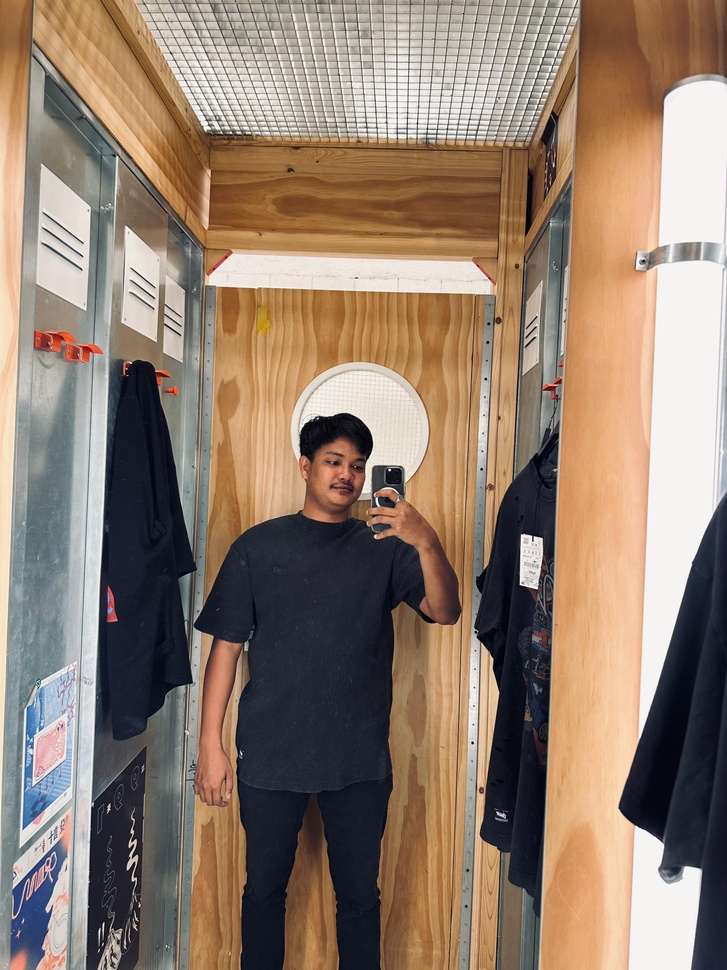
#> input picture myself.jpg, 727 x 970 px, shrunk from 3024 x 4032 before the run
$ jupyter execute PA-PC_202231126_ANANDABATARAPUTRA_B.ipynb
#> lines starting #> are read from the running program, lines starting #| are printed output that depends on the picture
[cell 1]
import cv2
import numpy as np
import matplotlib.pyplot as plt

[cell 2]
image = cv2.imread('myself.jpg')
#> image is the input picture: shape (970, 727, 3); mean B, G, R 110.9, 126.4, 145.8

[cell 3]
image.shape
#> Out = (970, 727, 3)

[cell 4]
(baris,kolom) = image.shape[:2]
#> baris = 970; kolom = 727

[cell 5]
gray_image = cv2.cvtColor(image, cv2.COLOR_BGR2RGB)

Citra AslI

[cell 6]
plt.imshow(cv2.cvtColor(image, cv2.COLOR_BGR2RGB))
plt.axis('on')
plt.show()

Median Filtering

[cell 7]
image_rgb = cv2.cvtColor(image, cv2.COLOR_BGR2RGB)

[cell 8]
m, n, _ = image_rgb.shape
#> m = 970; n = 727

[cell 9]
median_filtered = np.zeros_like(image_rgb)

[cell 10]
for i in range(3):
    median_filtered[:, :, i] = cv2.medianBlur(image_rgb[:, :, i], 3)

[cell 11]
fig, axis = plt.subplots(1, 2, figsize=(12, 6))
ax = axis.ravel()

ax[0].imshow(image_rgb)
ax[0].set_title('Original Image')
ax[0].axis('on')

ax[1].imshow(median_filtered)
ax[1].set_title('After Median Filtered Image')
ax[1].axis('on')

plt.show()
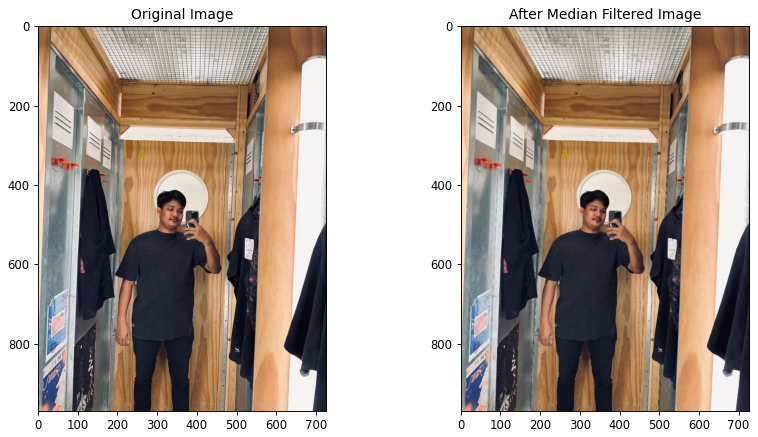
#> figure drawn by matplotlib, 2 panels

Mean Filtering

[cell 12]
citra = cv2.imread("myself.jpg")
citra = cv2.cvtColor(citra, cv2.COLOR_BGR2GRAY)
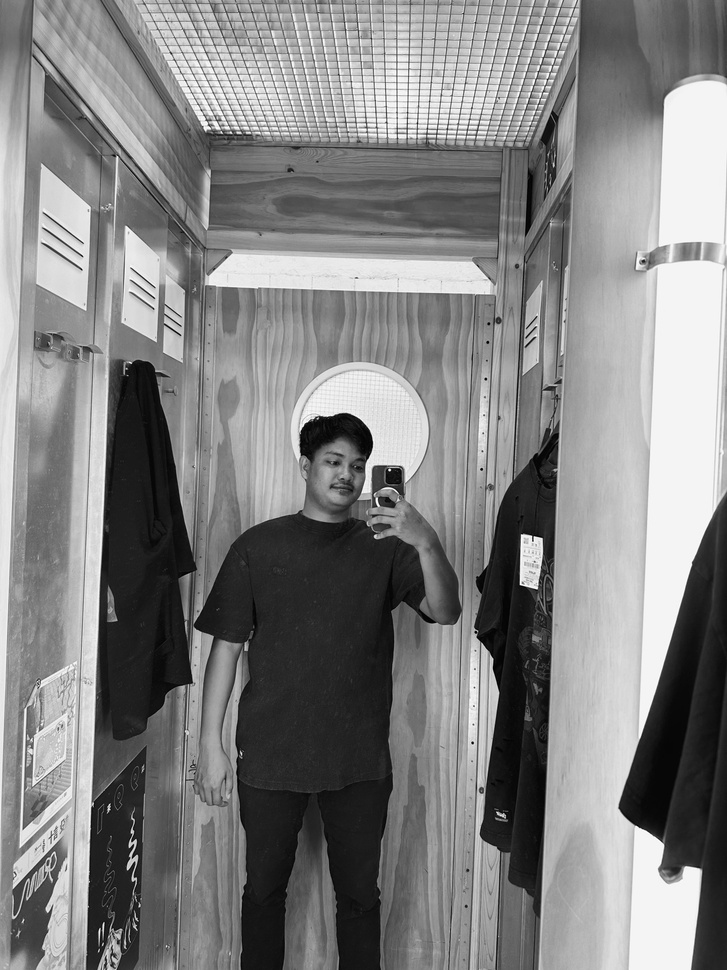
#> citra: shape (970, 727); min 0, max 255, mean 130.5

[cell 13]
copyCitra1 = citra.copy().astype(float)

m1, n1 = copyCitra1.shape
#> m1 = 970; n1 = 727
output1 = np.empty([m1, n1])

print("Shape copy Citra 1 : ", copyCitra1.shape)
#| Shape copy Citra 1 :  (970, 727)
print("Shape copy Citra 1 : ", output1.shape)
#| Shape copy Citra 1 :  (970, 727)

print('m1 : ', m1)
#| m1 :  970
print('n1 : ', n1)
#| n1 :  727
print()

[cell 14]
image_gray = cv2.cvtColor(image, cv2.COLOR_RGB2GRAY)
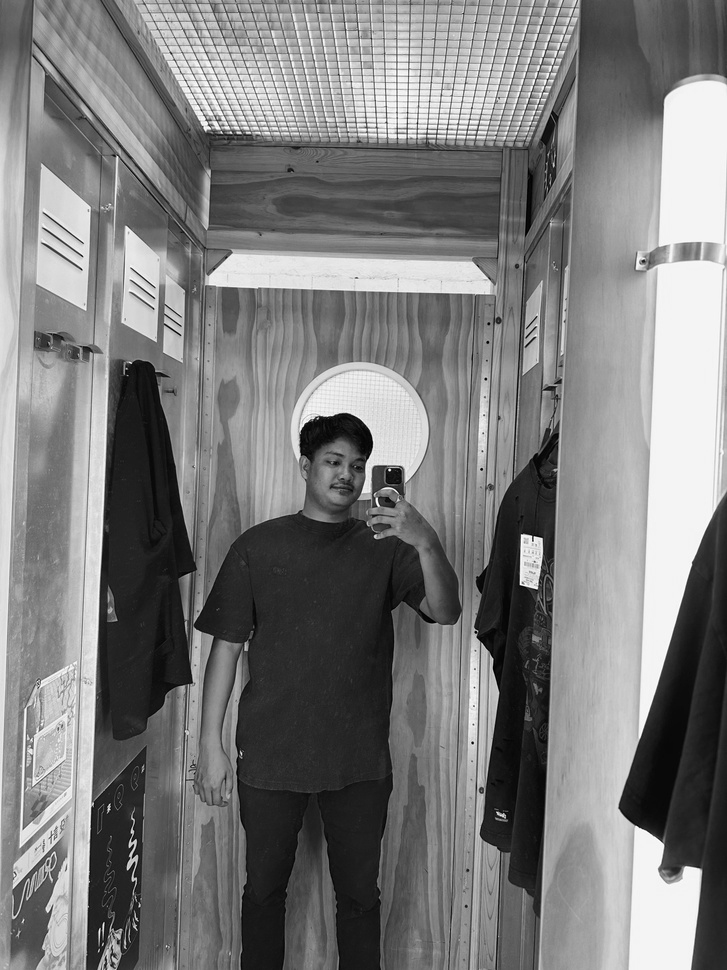
#> image_gray: shape (970, 727); min 0, max 255, mean 124

[cell 15]
for baris in range(0, m1-1):
    for kolom in range (0,n1-1):
        a1 = baris
        b1 = kolom
        jumlah = copyCitra1[a1-1,b1-1] + copyCitra1[a1-1,b1] + copyCitra1[a1-1,b1+1] +\
        copyCitra1[a1+1,b1-1] + copyCitra1[a1,b1] + copyCitra1[a1,b1+1] +\
        copyCitra1[a1+1,b1-1] + copyCitra1[a1+1,b1] + copyCitra1[a1+1,b1+1]
        output1[a1, b1] = 1/9*jumlah

[cell 16]
fig, axis = plt.subplots(1,2, figsize=(10,10))
ax = axis.ravel()

ax[0].imshow(image_gray, cmap='gray')
ax[0].set_title('Citra Asli')

ax[1].imshow(citra, cmap='gray')
ax[1].set_title('Mean Filtered')
plt.show()
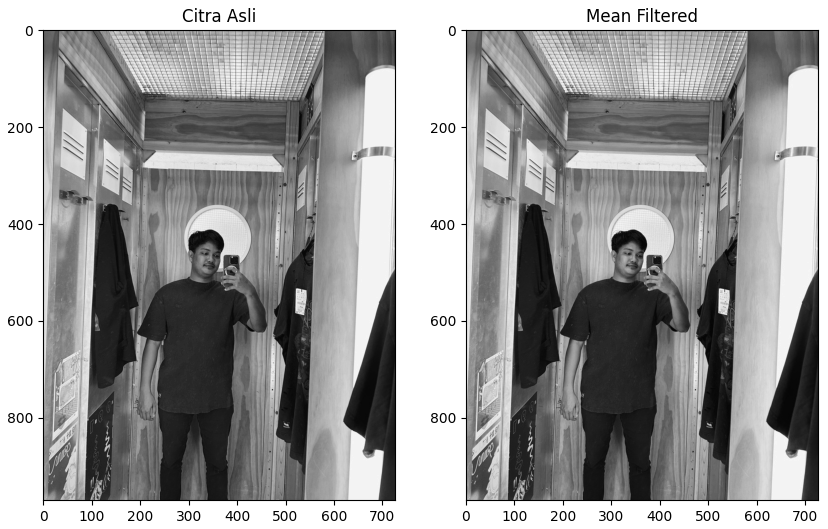
#> figure drawn by matplotlib, 2 panels

Menampilkan Images

[cell 17]
fig, axs = plt.subplots(2, 2, figsize=(10, 10))

axs[0, 0].imshow(image_rgb)
axs[0, 0].set_title("Citra Asli")
axs[0, 0].axis('on')

axs[0, 1].imshow(median_filtered)
axs[0, 1].set_title("After Median Filter")
axs[0, 1].axis('on')

axs[1, 0].imshow(image_gray, cmap='gray')
axs[1, 0].set_title("Original Image")
axs[1, 0].axis('on')

axs[1, 1].imshow(citra, cmap='gray')
axs[1, 1].set_title("Mean Filtered Image")
axs[1, 1].axis('on')

plt.show()

$ run again, with loc.jpg copied over myself.jpg
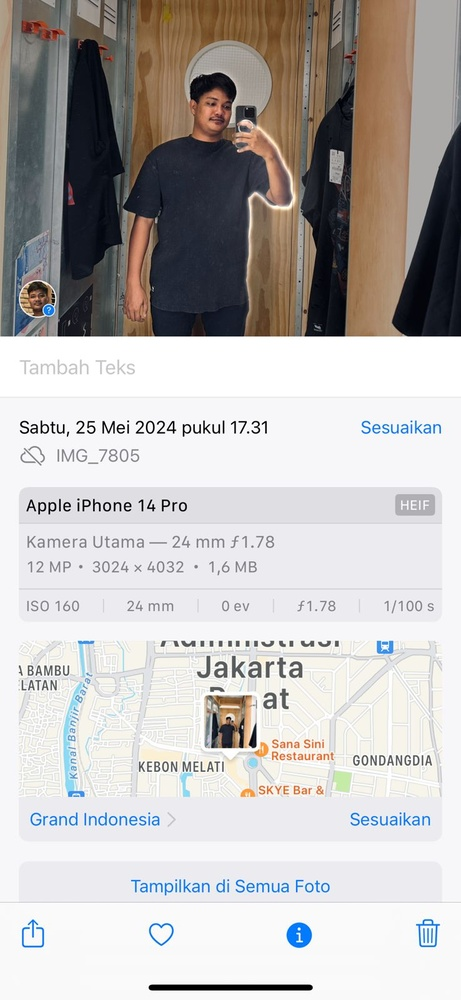
#> input picture loc.jpg, 461 x 1000 px, shrunk from 738 x 1600 before the run
#> image is the input picture: shape (1000, 461, 3); mean B, G, R 184, 185.6, 189.1
#> `citra = cv2.cvtColor(citra, cv2.COLOR_BGR2GRAY)`:
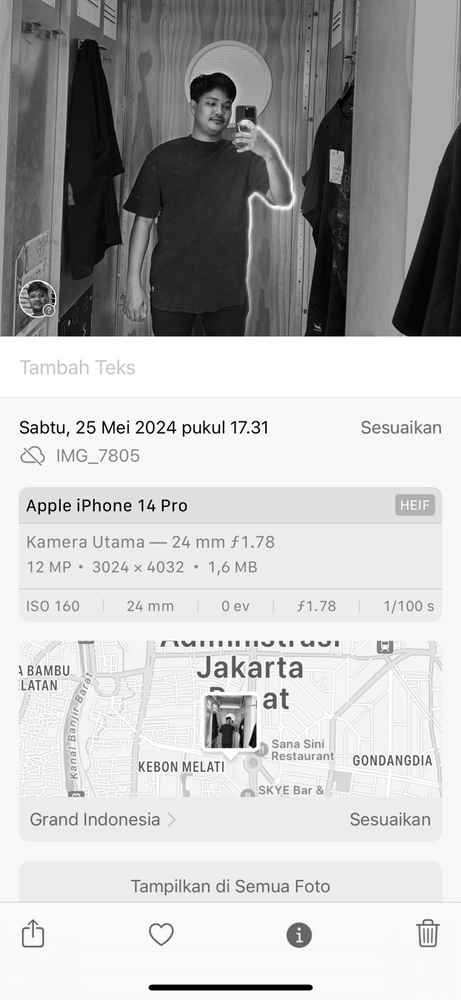
#> citra: shape (1000, 461); min 0, max 255, mean 186.5
#| Shape copy Citra 1 :  (1000, 461)
#| Shape copy Citra 1 :  (1000, 461)
#| m1 :  1000
#| n1 :  461
#> `plt.show()`:
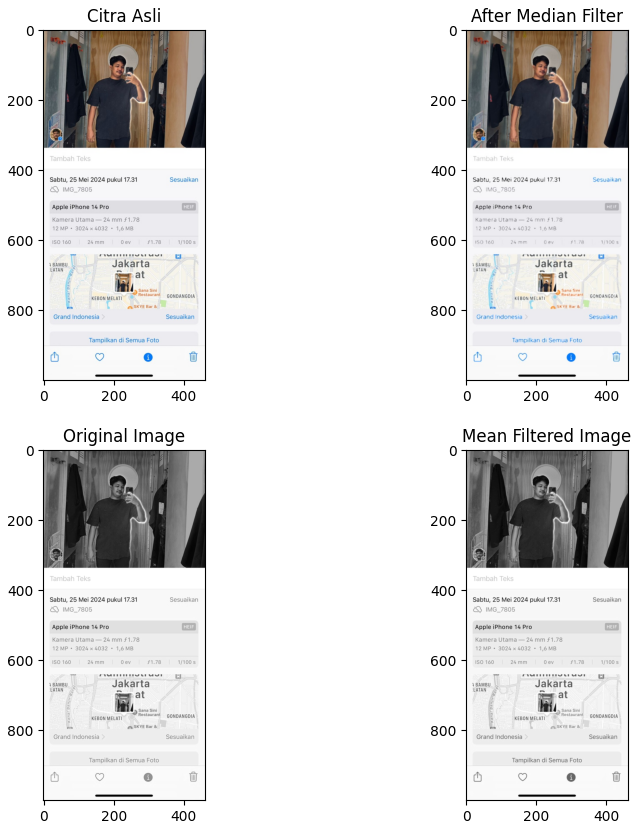
#> figure drawn by matplotlib, 4 panels
